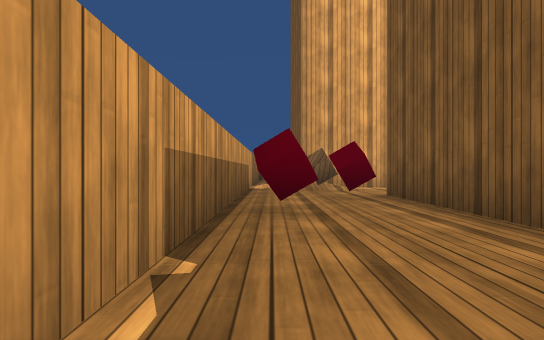
[1] (above)

21 first-person views from a walk through a Unity game level. The camera is 0.48 m above the floor, looks level and sees 75° across. The floor is counted in squares, 1 m on a side. Each view is taken from the middle of a square. On the plan, view 1 faces up. The plan holds only what a view shows up to about 9 squares ahead; the rest is blank. The player character is not drawn. Some surface patterns are stand-ins.

[2]
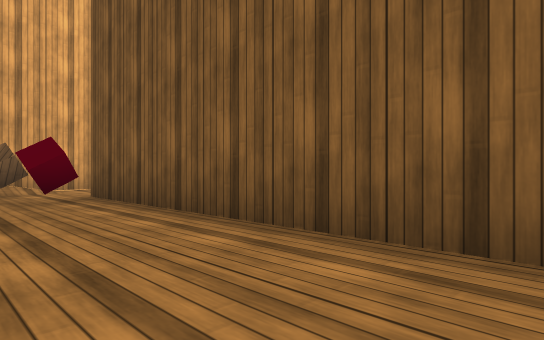

[3]
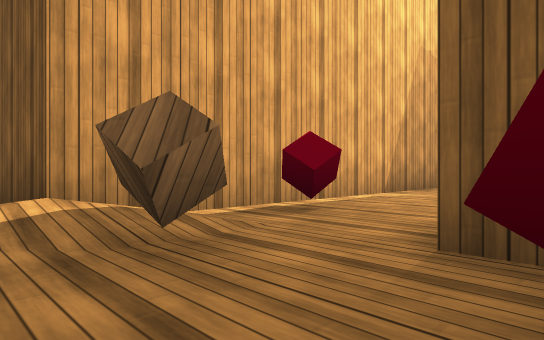

[4]
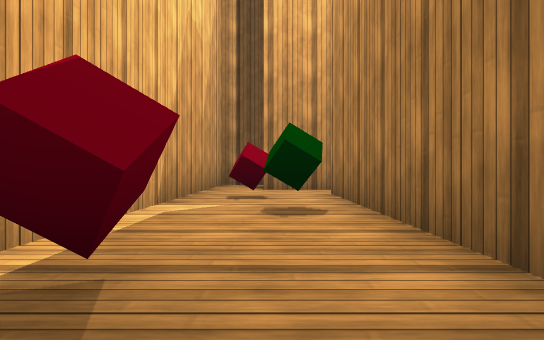

[5]
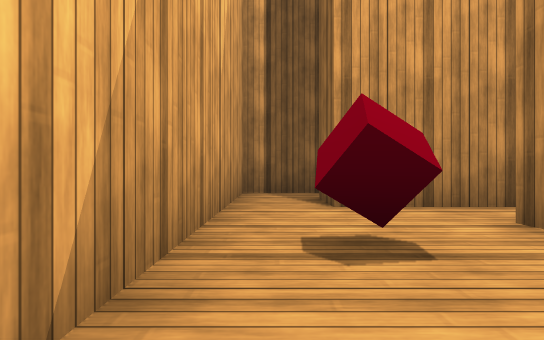

[6]
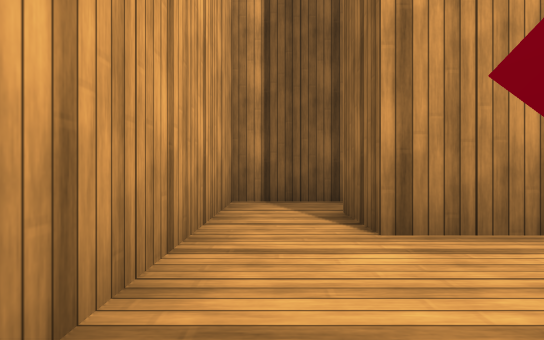

[7]
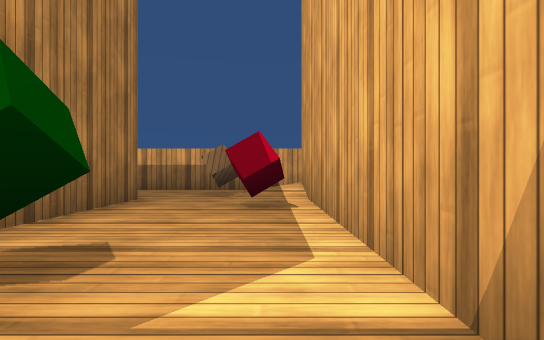

[8]
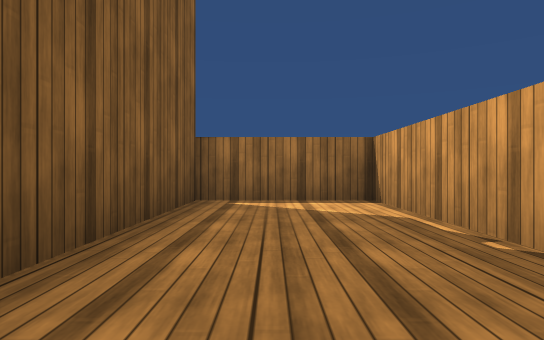

[9]
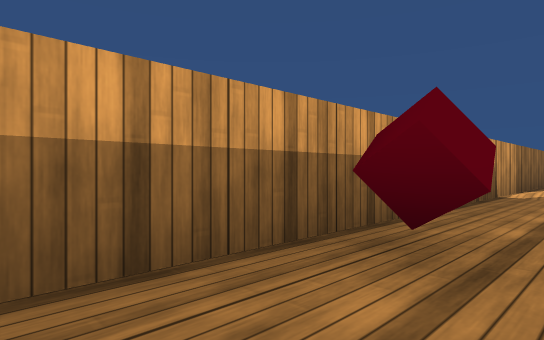

[10]
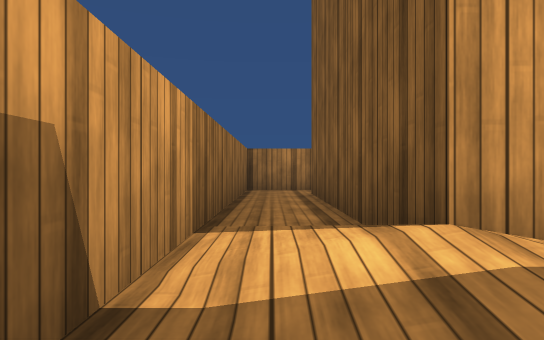

[11]
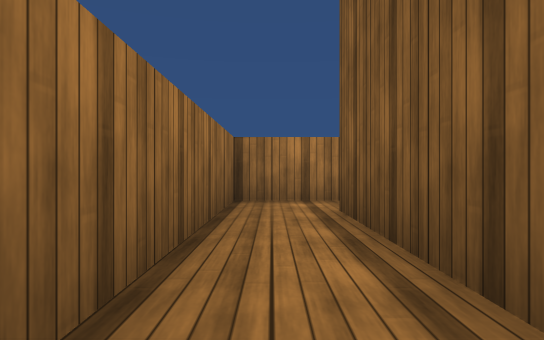

[12]
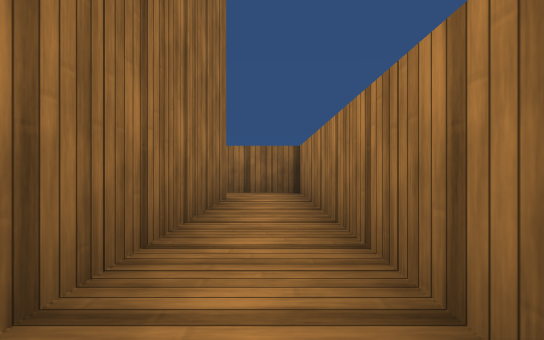

[13]
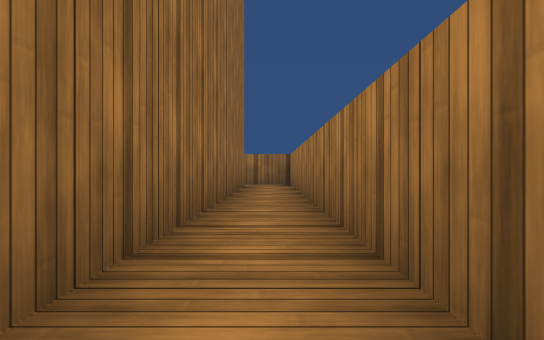

[14]
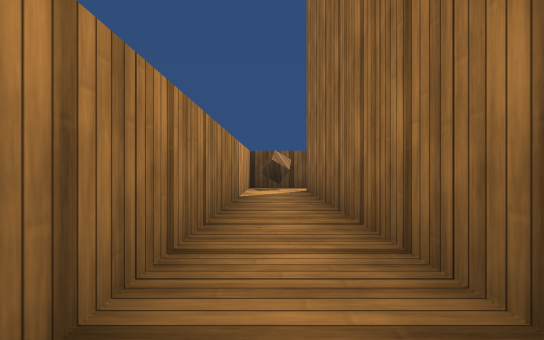

[15]
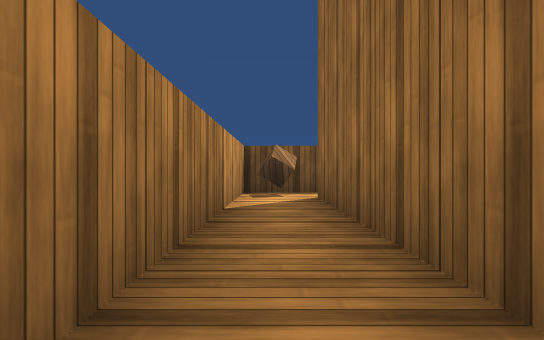

[16]
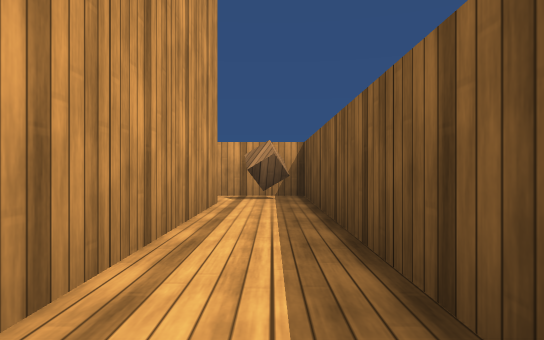

[17]
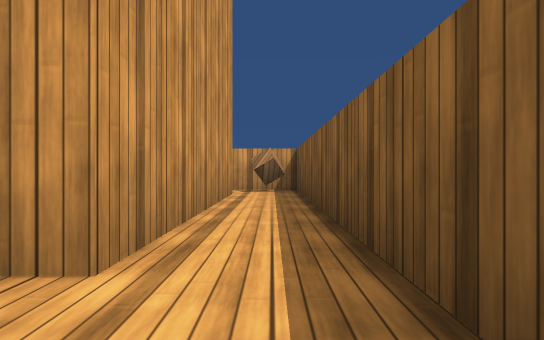

[18]
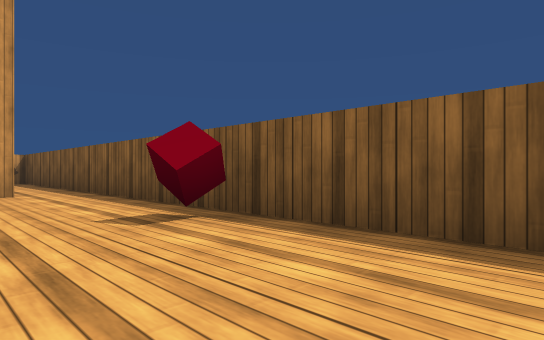

[19]
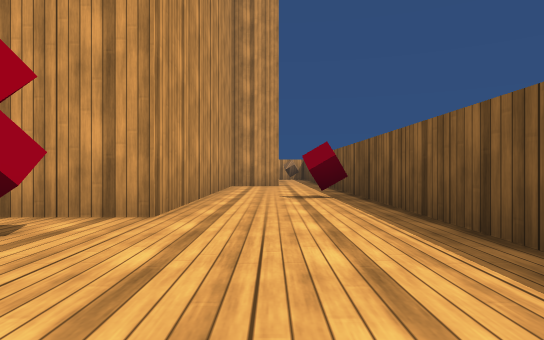

[20]
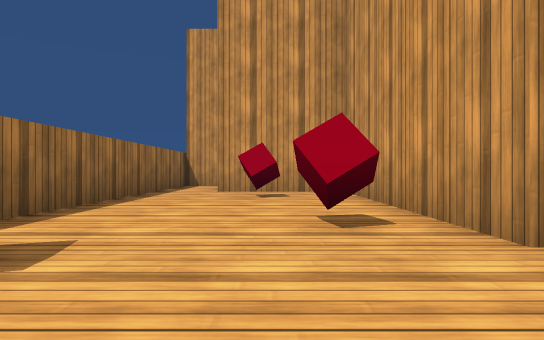

[21]
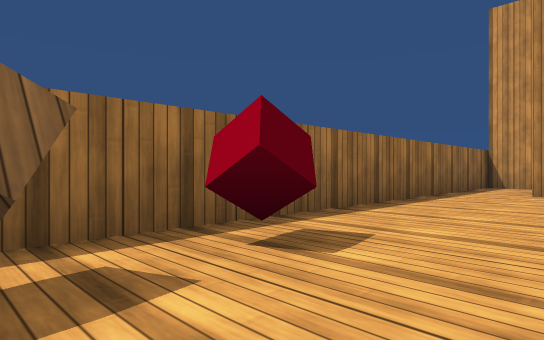

### Floor plan
Key: @ floor where view 1 was taken; # wall or solid block; . floor; / step, stairs or slope; C cube; O other object.
Columns run from 1 left of view 1 to 18 right of it. Each row starts with its distance up from view 1.
 17 ####################
 16 #.................C#
 15 #.################.#
 14 #.#              #.#
 13 #.#              #.#
 12 #.#              #.#
 11 #.#              #.#
 10 #/################.#
  9 #///O..........# ..#
  8 #.C....O.O..##.##..#
  7 #...#######.#   #..#
  6 #.O##      .#   #..#
  5 #..#            #.O#
  4 #O.#            #..#
  3 #..#        #####..#
  2 #..#      #....O...#
  1 #..#      #.O......#
  0 #@.#      #........
 -1 #..#   #........O.C
 -2 ####   ############

Where each view was taken, in squares from view 1:
view 1: 0 up, 0 right, facing up
view 2: 0 up, 0 right, facing up-right
view 3: 6 up, 0 right, facing up-right
view 4: 8 up, 2 right, facing right
view 5: 9 up, 6 right, facing right
view 6: 9 up, 8 right, facing right
view 7: 9 up, 8 right, facing left
view 8: 4 up, 1 right, facing down
view 9: 2 up, 1 right, facing up-left
view 10: 8 up, 0 right, facing up
view 11: 11 up, 0 right, facing up
view 12: 16 up, 7 right, facing left
view 13: 16 up, 11 right, facing left
view 14: 16 up, 8 right, facing right
view 15: 16 up, 10 right, facing right
view 16: 10 up, 17 right, facing up
view 17: 8 up, 17 right, facing up
view 18: 2 up, 15 right, facing up-right
view 19: 1 down, 16 right, facing up
view 20: 1 up, 17 right, facing left
view 21: 1 up, 17 right, facing down-left
